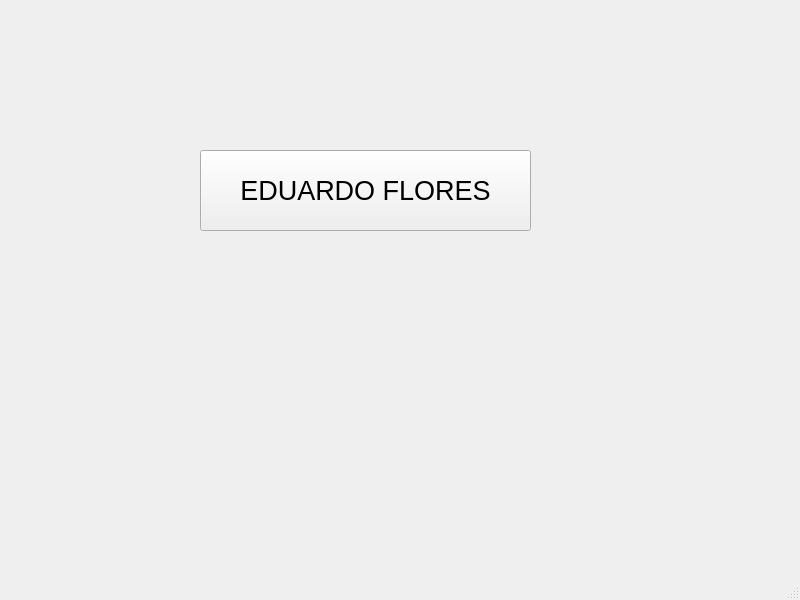
<?xml version="1.0" encoding="UTF-8"?>
<ui version="4.0">
 <class>MainWindow</class>
 <widget class="QMainWindow" name="MainWindow">
  <property name="geometry">
   <rect>
    <x>0</x>
    <y>0</y>
    <width>800</width>
    <height>600</height>
   </rect>
  </property>
  <property name="windowTitle">
   <string>MainWindow</string>
  </property>
  <widget class="QWidget" name="centralwidget">
   <widget class="QPushButton" name="pushButton">
    <property name="geometry">
     <rect>
      <x>200</x>
      <y>150</y>
      <width>331</width>
      <height>81</height>
     </rect>
    </property>
    <property name="font">
     <font>
      <pointsize>20</pointsize>
     </font>
    </property>
    <property name="text">
     <string>EDUARDO FLORES</string>
    </property>
   </widget>
  </widget>
  <widget class="QMenuBar" name="menubar">
   <property name="geometry">
    <rect>
     <x>0</x>
     <y>0</y>
     <width>800</width>
     <height>21</height>
    </rect>
   </property>
  </widget>
  <widget class="QStatusBar" name="statusbar"/>
 </widget>
 <resources/>
 <connections/>
</ui>
